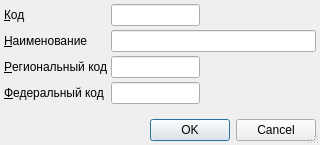
<?xml version="1.0" encoding="UTF-8"?>
<ui version="4.0">
 <class>ItemEditorDialog</class>
 <widget class="QDialog" name="ItemEditorDialog">
  <property name="geometry">
   <rect>
    <x>0</x>
    <y>0</y>
    <width>320</width>
    <height>145</height>
   </rect>
  </property>
  <property name="windowTitle">
   <string>ChangeMe!</string>
  </property>
  <property name="sizeGripEnabled">
   <bool>true</bool>
  </property>
  <layout class="QGridLayout">
   <property name="margin">
    <number>4</number>
   </property>
   <property name="spacing">
    <number>4</number>
   </property>
   <item row="2" column="0">
    <widget class="QLabel" name="lblRegionalCode">
     <property name="text">
      <string>&amp;Региональный код</string>
     </property>
     <property name="buddy">
      <cstring>edtRegionalCode</cstring>
     </property>
    </widget>
   </item>
   <item row="2" column="2">
    <spacer name="spacer">
     <property name="orientation">
      <enum>Qt::Horizontal</enum>
     </property>
     <property name="sizeHint" stdset="0">
      <size>
       <width>131</width>
       <height>20</height>
      </size>
     </property>
    </spacer>
   </item>
   <item row="0" column="1">
    <widget class="QLineEdit" name="edtCode">
     <property name="maxLength">
      <number>8</number>
     </property>
    </widget>
   </item>
   <item row="3" column="0">
    <widget class="QLabel" name="lblFederalCode">
     <property name="text">
      <string>&amp;Федеральный код</string>
     </property>
     <property name="buddy">
      <cstring>edtFederalCode</cstring>
     </property>
    </widget>
   </item>
   <item row="3" column="2">
    <spacer name="spacer_2">
     <property name="orientation">
      <enum>Qt::Horizontal</enum>
     </property>
     <property name="sizeHint" stdset="0">
      <size>
       <width>131</width>
       <height>20</height>
      </size>
     </property>
    </spacer>
   </item>
   <item row="3" column="1">
    <widget class="QLineEdit" name="edtFederalCode">
     <property name="maxLength">
      <number>8</number>
     </property>
    </widget>
   </item>
   <item row="2" column="1">
    <widget class="QLineEdit" name="edtRegionalCode">
     <property name="maxLength">
      <number>8</number>
     </property>
    </widget>
   </item>
   <item row="0" column="2">
    <spacer>
     <property name="orientation">
      <enum>Qt::Horizontal</enum>
     </property>
     <property name="sizeHint" stdset="0">
      <size>
       <width>131</width>
       <height>20</height>
      </size>
     </property>
    </spacer>
   </item>
   <item row="0" column="0">
    <widget class="QLabel" name="lblCode">
     <property name="text">
      <string>&amp;Код</string>
     </property>
     <property name="buddy">
      <cstring>edtCode</cstring>
     </property>
    </widget>
   </item>
   <item row="5" column="0" colspan="3">
    <spacer>
     <property name="orientation">
      <enum>Qt::Vertical</enum>
     </property>
     <property name="sizeHint" stdset="0">
      <size>
       <width>307</width>
       <height>16</height>
      </size>
     </property>
    </spacer>
   </item>
   <item row="6" column="0" colspan="3">
    <widget class="QDialogButtonBox" name="buttonBox">
     <property name="standardButtons">
      <set>QDialogButtonBox::Cancel|QDialogButtonBox::Ok</set>
     </property>
    </widget>
   </item>
   <item row="1" column="0">
    <widget class="QLabel" name="lblName">
     <property name="text">
      <string>&amp;Наименование</string>
     </property>
     <property name="buddy">
      <cstring>edtName</cstring>
     </property>
    </widget>
   </item>
   <item row="1" column="1" colspan="2">
    <widget class="QLineEdit" name="edtName">
     <property name="maxLength">
      <number>64</number>
     </property>
    </widget>
   </item>
  </layout>
 </widget>
 <tabstops>
  <tabstop>edtCode</tabstop>
  <tabstop>edtName</tabstop>
  <tabstop>edtRegionalCode</tabstop>
  <tabstop>edtFederalCode</tabstop>
  <tabstop>buttonBox</tabstop>
 </tabstops>
 <resources/>
 <connections>
  <connection>
   <sender>buttonBox</sender>
   <signal>accepted()</signal>
   <receiver>ItemEditorDialog</receiver>
   <slot>accept()</slot>
   <hints>
    <hint type="sourcelabel">
     <x>162</x>
     <y>124</y>
    </hint>
    <hint type="destinationlabel">
     <x>162</x>
     <y>70</y>
    </hint>
   </hints>
  </connection>
  <connection>
   <sender>buttonBox</sender>
   <signal>rejected()</signal>
   <receiver>ItemEditorDialog</receiver>
   <slot>reject()</slot>
   <hints>
    <hint type="sourcelabel">
     <x>162</x>
     <y>124</y>
    </hint>
    <hint type="destinationlabel">
     <x>162</x>
     <y>70</y>
    </hint>
   </hints>
  </connection>
 </connections>
</ui>
